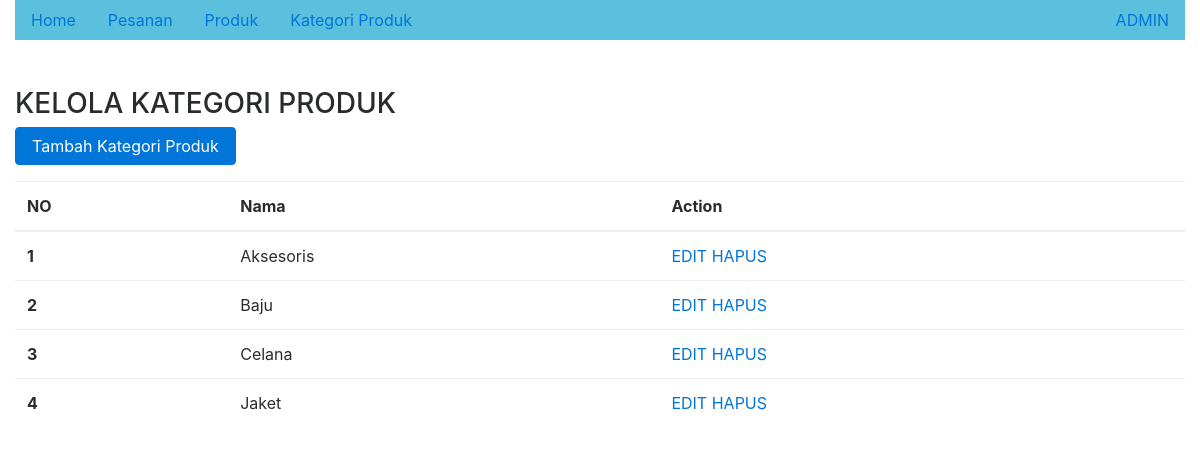
Page /k-produk.php on the committed database.
### tables this page shows
CREATE TABLE `kategori_produk` (
  `id` int(11) NOT NULL,
  `nama` varchar(45) NOT NULL
);

### k-produk.php (the view)
   <?php
        require_once 'dbkonek.php' ;
        $sql = " SELECT * FROM kategori_produk";
        $stmt = $conn->prepare($sql);
        $stmt->execute();
   ?>
   <?php
        include_once 'template/admin.php';
    ?>
<div class="row">
  <div class="col-md-12">
  <h3>KELOLA KATEGORI PRODUK</h3>
  <a class="btn btn-primary" href="form_kproduk.php" role="button">Tambah Kategori Produk</a>
  <table class="table mt-3">
  <thead>
    <tr>
      <th scope="col">NO</th>
      <th scope="col">Nama</th>
      <th scope="col">Action</th>
    </tr>
  </thead>
  <tbody>
    <?php
      $number = 1;
      while($row = $stmt->fetch(PDO::FETCH_ASSOC)) :
    ?>
    <tr>
      <th scope="row"><?=  $number      ?></th>
      <td>  <?=  $row['nama']      ?>    </td>
      <td>
                    <a href="edit_kproduk.php?id=<?= $row['id'] ?>">EDIT</a>
                    <a href="delete_kproduk.php?id=<?= $row['id'] ?>"
                        onclick="if(!confirm('Anda Yakin Hapus Kategori Produk  <?=$row['nama']?>?')) {return false}"
                    >
                        HAPUS
                    </a>
                </td>
    </tr>
    <?php
      $number++;
      endwhile;
    ?>
  </tbody>
</table>
  </div>
</div>

### rows in the picture
kategori_produk: nama "Aksesoris"
kategori_produk: nama "Baju"
kategori_produk: nama "Celana"
kategori_produk: nama "Jaket"
